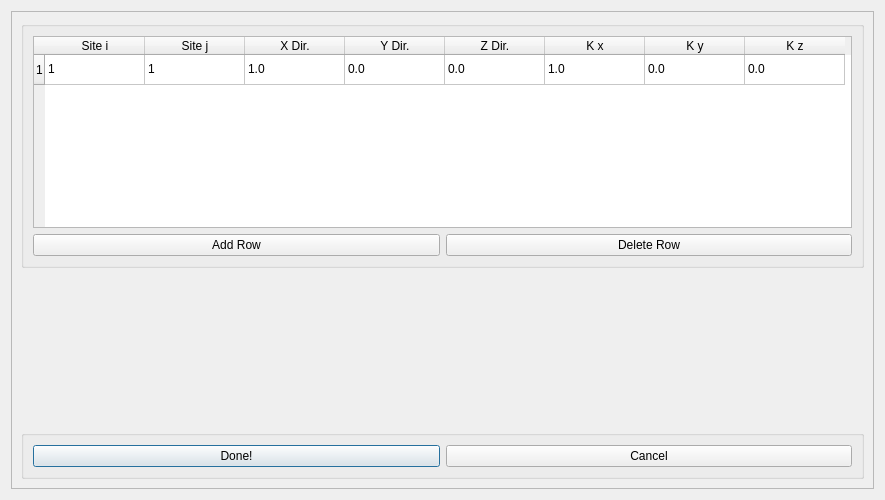
<?xml version="1.0" encoding="UTF-8"?>
<ui version="4.0">
 <class>InpKfileCreate</class>
 <widget class="QDialog" name="InpKfileCreate">
  <property name="geometry">
   <rect>
    <x>0</x>
    <y>0</y>
    <width>885</width>
    <height>500</height>
   </rect>
  </property>
  <property name="windowTitle">
   <string>Kfile Creation</string>
  </property>
  <layout class="QGridLayout" name="gridLayout_3">
   <item row="0" column="0">
    <widget class="QScrollArea" name="InpKfileScrollArea">
     <property name="widgetResizable">
      <bool>true</bool>
     </property>
     <widget class="QWidget" name="scrollAreaWidgetContents">
      <property name="geometry">
       <rect>
        <x>0</x>
        <y>0</y>
        <width>860</width>
        <height>500</height>
       </rect>
      </property>
      <layout class="QGridLayout" name="gridLayout_2">
       <item row="3" column="0" colspan="2">
        <widget class="QGroupBox" name="InKfileButtonBox">
         <property name="title">
          <string/>
         </property>
         <layout class="QHBoxLayout" name="horizontalLayout">
          <item>
           <widget class="QPushButton" name="InpKfileDone">
            <property name="text">
             <string>Done!</string>
            </property>
           </widget>
          </item>
          <item>
           <widget class="QPushButton" name="InpKfileCancel">
            <property name="text">
             <string>Cancel</string>
            </property>
           </widget>
          </item>
         </layout>
        </widget>
       </item>
       <item row="0" column="0" colspan="2">
        <widget class="QGroupBox" name="InKfileBox">
         <property name="title">
          <string/>
         </property>
         <layout class="QGridLayout" name="gridLayout">
          <item row="0" column="0" colspan="2">
           <widget class="QTableWidget" name="InKfileTable">
            <property name="lineWidth">
             <number>2</number>
            </property>
            <property name="midLineWidth">
             <number>1</number>
            </property>
            <property name="rowCount">
             <number>1</number>
            </property>
            <row/>
            <column>
             <property name="text">
              <string>Site i</string>
             </property>
            </column>
            <column>
             <property name="text">
              <string>Site j</string>
             </property>
            </column>
            <column>
             <property name="text">
              <string>X Dir.</string>
             </property>
            </column>
            <column>
             <property name="text">
              <string>Y Dir.</string>
             </property>
            </column>
            <column>
             <property name="text">
              <string>Z Dir.</string>
             </property>
            </column>
            <column>
             <property name="text">
              <string>K x</string>
             </property>
            </column>
            <column>
             <property name="text">
              <string>K y</string>
             </property>
            </column>
            <column>
             <property name="text">
              <string>K z</string>
             </property>
            </column>
            <item row="0" column="0">
             <property name="text">
              <string>1</string>
             </property>
            </item>
            <item row="0" column="1">
             <property name="text">
              <string>1</string>
             </property>
            </item>
            <item row="0" column="2">
             <property name="text">
              <string>1.0</string>
             </property>
            </item>
            <item row="0" column="3">
             <property name="text">
              <string>0.0</string>
             </property>
            </item>
            <item row="0" column="4">
             <property name="text">
              <string>0.0</string>
             </property>
            </item>
            <item row="0" column="5">
             <property name="text">
              <string>1.0</string>
             </property>
            </item>
            <item row="0" column="6">
             <property name="text">
              <string>0.0</string>
             </property>
            </item>
            <item row="0" column="7">
             <property name="text">
              <string>0.0</string>
             </property>
            </item>
           </widget>
          </item>
          <item row="1" column="0">
           <widget class="QPushButton" name="InKfileAddRow">
            <property name="text">
             <string>Add Row</string>
            </property>
           </widget>
          </item>
          <item row="1" column="1">
           <widget class="QPushButton" name="InKfileDelRow">
            <property name="text">
             <string>Delete Row</string>
            </property>
           </widget>
          </item>
          <!-- <item row="2" column="1">
           <widget class="QPushButton" name="InKfileGenVectors">
            <property name="text">
             <string>Generate neighbor vectors</string>
            </property>
           </widget>
          </item>
          <item row="2" column="0">
           <widget class="QLabel" name="InKfileCutoffLabel">
            <property name="text">
             <string>Cutoff for neighbor search</string>
            </property>
           </widget>
          </item>
          <item row="3" column="0">
           <widget class="QSpinBox" name="InKfileNNCutoff">
            <property name="toolTip">
             <string>Set cutoff of nearest neighbor search</string>
            </property>
            <property name="statusTip">
             <string>Set cutoff of nearest neighbor search</string>
            </property>
            <property name="whatsThis">
             <string>Set cutoff of nearest neighbor search</string>
            </property>
            <property name="maximum">
                <number>5</number>
            </property>
           </widget>
          </item> -->
         </layout>
        </widget>
       </item>
       <item row="2" column="0">
        <spacer name="verticalSpacer">
         <property name="orientation">
          <enum>Qt::Vertical</enum>
         </property>
         <property name="sizeHint" stdset="0">
          <size>
           <width>20</width>
           <height>29</height>
          </size>
         </property>
        </spacer>
       </item>
      </layout>
     </widget>
    </widget>
   </item>
  </layout>
 </widget>
 <resources/>
 <connections/>
</ui>
